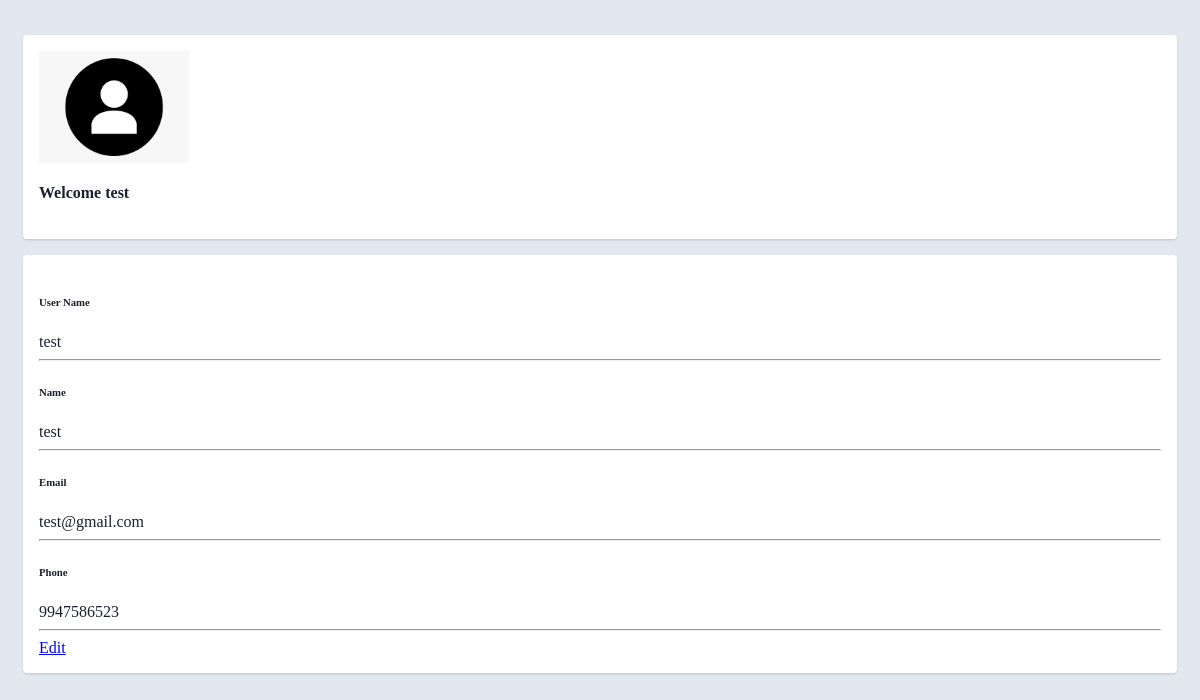
The page /show_profile/ (signed in) on the database as committed earlier.
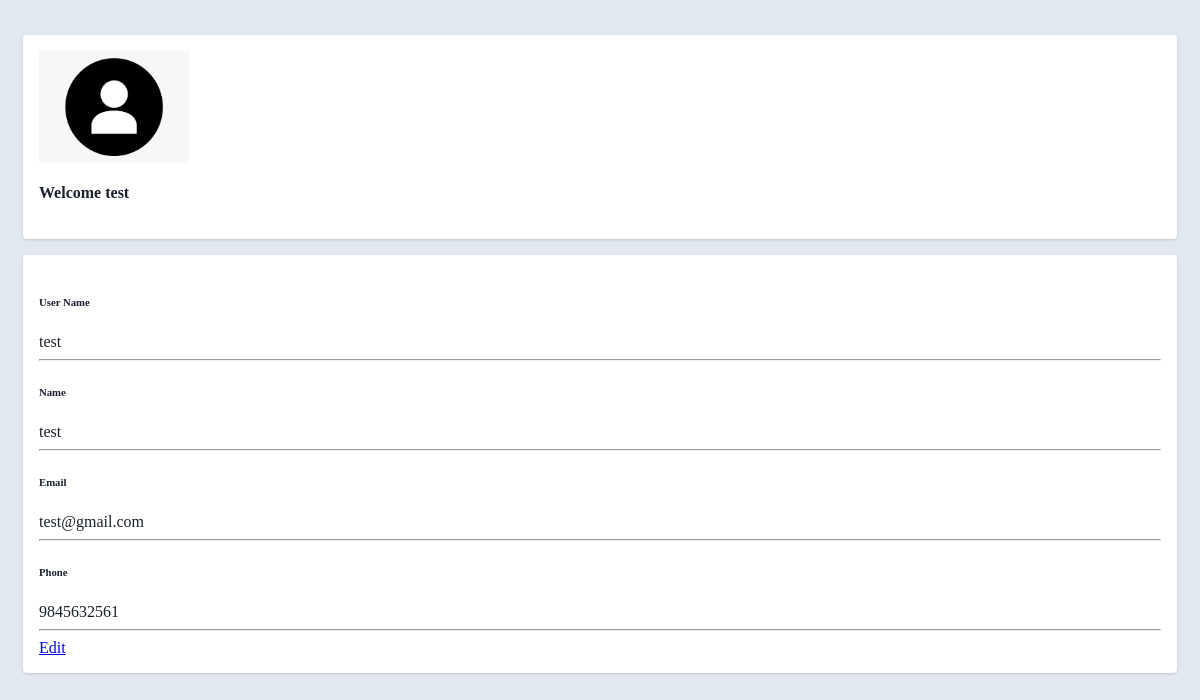
The same page on the database as committed later.
### sellerapp/models.py (models this page shows)
class User(AbstractUser):
    object = User()
    phone = models.CharField(max_length=100, null=True)
    profile = models.ImageField(upload_to='media', null=True, blank=True)
    USERNAME_FIELD = 'username'
    REQUIRED_FIELDS = []
    objects = UserManager()
    def __str__(self):
        return self.username

### sellerapp/views.py (the view)
# urls.py: path('show_profile/', show_profile, name='show_profile'),
@login_required(login_url='/log/')
def show_profile(request):
    data = User.objects.get(username=request.user)
    return render(request, "show_profile.html", {'obj': data})

### sellerapp/templates/show_profile.html (shortened to what this page needs)
{% load static %}
<html lang="en">
<head>
    <link rel="stylesheet" href="{% static 'show_profile.css' %}" type="text/css"/>
</head>
<body>
<div class="container">
    <div class="main-body">
        <div class="row gutters-sm">
            <div class="col-md-4 mb-3">
                <div class="card">
                    <div class="card-body">
                        <div class="d-flex flex-column align-items-center text-center">
                            <img src="{{ obj.profile.url }}" alt="Admin"
                                 class="rounded-circle" width="150">
                            <div class="mt-3">
                                <h4>Welcome {{ obj.username }}</h4>
                            </div>
                        </div>
                    </div>
                </div>
            </div>
            <div class="col-md-8">
                <div class="card mb-3">
                    <div class="card-body">
                        <div class="row">
                            <div class="col-sm-3">
                                <h6 class="mb-0">User Name</h6>
                            </div>
                            <div class="col-sm-9 text-secondary">
                               {{ obj.username }}
                            </div>
                        </div>
                         <hr>
                        <div class="row">
                            <div class="col-sm-3">
                                <h6 class="mb-0">Name</h6>
                            </div>
                            <div class="col-sm-9 text-secondary">
                                {{ obj.first_name }}
                            </div>
                        </div>
                        <hr>
                        <div class="row">
                            <div class="col-sm-3">
                                <h6 class="mb-0">Email</h6>
                            </div>
                            <div class="col-sm-9 text-secondary">
                                {{ obj.email }}
                            </div>
                        </div>
                        <hr>
                        <div class="row">
                            <div class="col-sm-3">
                                <h6 class="mb-0">Phone</h6>
                            </div>
                            <div class="col-sm-9 text-secondary">
                                {{ obj.phone}}
                            </div>
                        </div>
                        <hr>
                        <div class="row">
                            <div class="col-sm-12">
                                <a class="btn btn-info " target="__blank"
                                   href="{% url 'edit_profile' %}">Edit</a>
                            </div>
                        </div>
                    </div>
                </div>
            </div>
        </div>
    </div>
</div>
</body>
</html>

Rows that differ between the two databases and show on the page:
changed User "test": phone "9947586523" → "9845632561"
